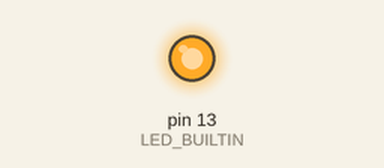
Recording of a sketch running on a simulated Arduino Uno, built with avr-gcc and run on an emulated ATmega328P. Shown: output pins drawn as LEDs (lit = HIGH).

Above: at 0.7 s.
At 16.2 s:
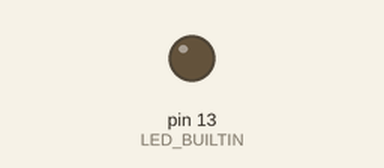
Timing chart, 0 to 22.1 s (numbered marks = the images above):
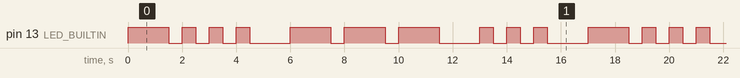

Measured:
- by itself, pin 13 (LED_BUILTIN): repeats every 17.0 s: 3 × (LOW 0.50 s, HIGH 0.50 s), LOW 1.5 s, 2 × (HIGH 1.5 s, LOW 0.50 s), HIGH 1.5 s, LOW 1.5 s, 2 × (HIGH 0.50 s, LOW 0.50 s), HIGH 0.50 s, LOW 1.5 s, HIGH 1.5 s
- by itself, everything shown: repeats every 17.0 s, in 20 steps

The sketch:

Blink.ino
```cpp
// the setup function runs once when you press reset or power the board
void setup() {
  // initialize digital pin LED_BUILTIN as an output.
  pinMode(LED_BUILTIN, OUTPUT);
}

// the loop function runs over and over again forever
void loop() {
  //Ερώτημα 1
  digitalWrite(LED_BUILTIN, HIGH);  // turn the LED on (HIGH is the voltage level)
  delay(1500);
  digitalWrite(LED_BUILTIN, LOW);   // turn the LED off by making the voltage LOW
  delay(500);
  //Ερώτημα 2
  //S.0.S  --> .....-/-.-.--/.....-
  //           0 1 2  3 4 5  6 7 8
  for(int i=0; i<9;i++){
     if(i==2 || i==8){
       digitalWrite(LED_BUILTIN, HIGH);
       delay(500);
       digitalWrite(LED_BUILTIN, LOW);
       delay(1500);
     }
     else if(i==3 || i==4){
       digitalWrite(LED_BUILTIN, HIGH);
       delay(1500);
       digitalWrite(LED_BUILTIN, LOW);
       delay(500);
     }
     else if(i==5){
       digitalWrite(LED_BUILTIN, HIGH);
       delay(1500);
       digitalWrite(LED_BUILTIN, LOW);
       delay(1500);
     }
     else{
       digitalWrite(LED_BUILTIN, HIGH);
       delay(500);
       digitalWrite(LED_BUILTIN, LOW);
       delay(500);
     }

  }
}
```
